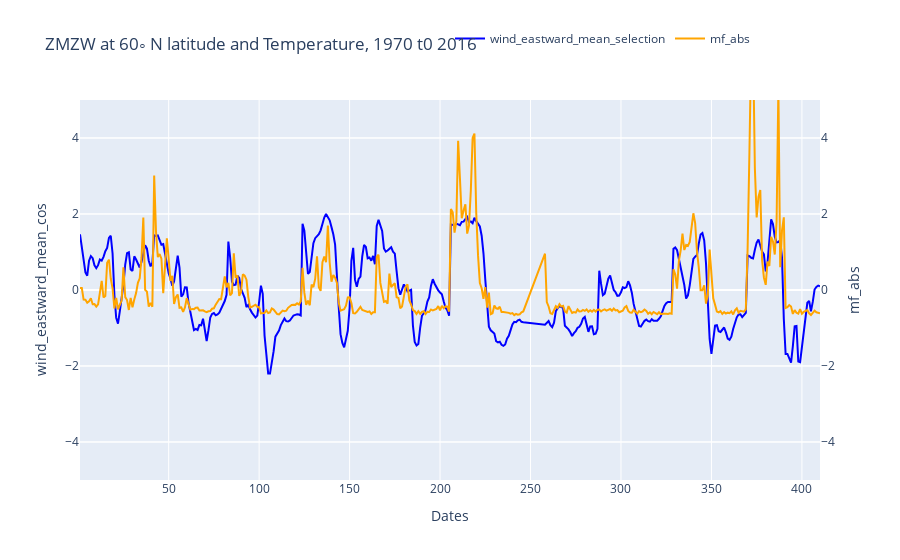

Source (notebook cell):
### Code cell
fig = go.Figure()

fig.add_trace(go.Scatter(x=df['index_'], y=df['wind_eastward_mean_cos'], name='wind_eastward_mean_selection', line=dict(color='blue')))
fig.add_trace(go.Scatter(x=df['index_'], y=df['mf_abs'], name='mf_abs', line=dict(color='orange'), yaxis='y2'))

# Set layout
fig.update_layout(
    yaxis=dict(
        range=[-5, 5],
        title='wind_eastward_mean_cos'
    )
    ,yaxis2=dict(
        range=[-5, 5],
        title='mf_abs',
        side='right',
        overlaying='y'
    )
    ,xaxis=dict(title='Dates'),
    title=f'ZMZW at 60◦ N latitude and Temperature, 1970 t0 2016',
    legend=dict(orientation="h", y=1.2, x=0.5))

# Show the plot
fig.show()

### Figure 1 — Plotly figure (JSON) as saved in the notebook; plotly's stock layout.template omitted (floating-point values rounded to 4 significant figures; data arrays with more than 128 entries replaced by an {"elided": "..."} marker saying what was removed)
{"data": [{"line": {"color": "blue"}, "name": "wind_eastward_mean_selection", "type": "scatter", "x": {"elided": "398 int values"}, "y": {"elided": "398 float values"}}, {"line": {"color": "orange"}, "name": "mf_abs", "type": "scatter", "x": {"elided": "398 int values"}, "y": {"elided": "398 float values"}, "yaxis": "y2"}], "layout": {"legend": {"orientation": "h", "x": 0.5, "y": 1.2}, "title": {"text": "ZMZW at 60◦ N latitude and Temperature, 1970 t0 2016"}, "xaxis": {"title": {"text": "Dates"}}, "yaxis": {"range": [-5, 5], "title": {"text": "wind_eastward_mean_cos"}}, "yaxis2": {"overlaying": "y", "range": [-5, 5], "side": "right", "title": {"text": "mf_abs"}}}}
